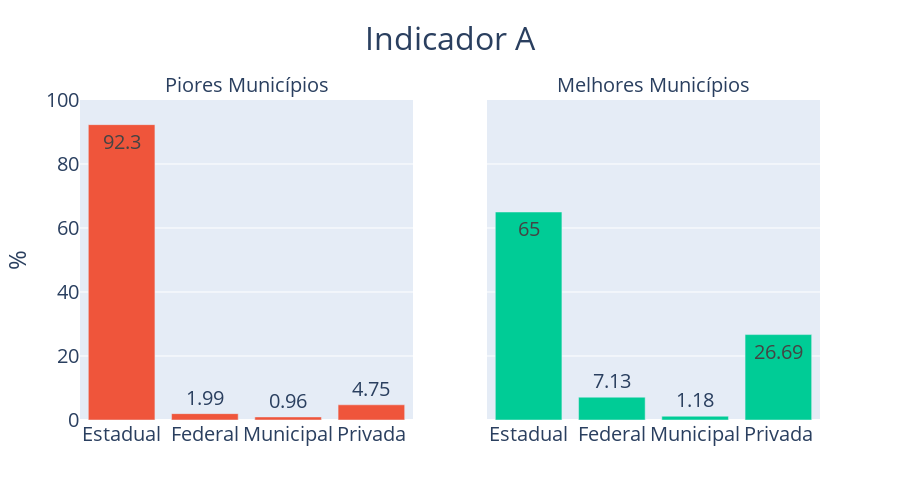

Source (notebook cell):
### Code cell
new_labels = {'TP_DEPENDENCIA_ADM_ESC_federal': 'Federal',
 'TP_DEPENDENCIA_ADM_ESC_estadual': 'Estadual',
 'TP_DEPENDENCIA_ADM_ESC_municipal': 'Municipal',
 'TP_DEPENDENCIA_ADM_ESC_privada': 'Privada',
}

df_indicador_a_quantile_25 = df_indicador_a_quantile_25.rename(columns=new_labels)
df_indicador_a_quantile_75 = df_indicador_a_quantile_75.rename(columns=new_labels)

columns = ['Estadual','Federal','Municipal','Privada']

visualization(dataframe_25=df_indicador_a_quantile_25, dataframe_75=df_indicador_a_quantile_75, columns=columns, new_labels=None, title='Indicador A', color=["#EF553B", "#00CC96"], width=900)

### Figure 1 — Plotly figure (JSON) as saved in the notebook; plotly's stock layout.template omitted (floating-point values rounded to 4 significant figures)
{"data": [{"marker": {"color": "#EF553B"}, "text": [92.3, 1.99, 0.96, 4.75], "type": "bar", "x": ["Estadual", "Federal", "Municipal", "Privada"], "xaxis": "x", "y": [92.3, 1.99, 0.96, 4.75], "yaxis": "y"}, {"marker": {"color": "#00CC96"}, "text": [65, 7.13, 1.18, 26.69], "type": "bar", "x": ["Estadual", "Federal", "Municipal", "Privada"], "xaxis": "x2", "y": [65, 7.13, 1.18, 26.69], "yaxis": "y2"}], "layout": {"annotations": [{"font": {"size": 20}, "showarrow": false, "text": "Piores Municípios", "x": 0.225, "xanchor": "center", "xref": "paper", "y": 1, "yanchor": "bottom", "yref": "paper"}, {"font": {"size": 20}, "showarrow": false, "text": "Melhores Municípios", "x": 0.775, "xanchor": "center", "xref": "paper", "y": 1, "yanchor": "bottom", "yref": "paper"}], "font": {"size": 20}, "height": 500, "showlegend": false, "title": {"font": {"size": 32}, "text": "Indicador A", "x": 0.5}, "width": 900, "xaxis": {"anchor": "y", "domain": [0, 0.45]}, "xaxis2": {"anchor": "y2", "domain": [0.55, 1]}, "yaxis": {"anchor": "x", "domain": [0, 1], "range": [0, 100], "title": {"text": "%"}}, "yaxis2": {"anchor": "x2", "domain": [0, 1], "matches": "y", "showticklabels": false}}}
